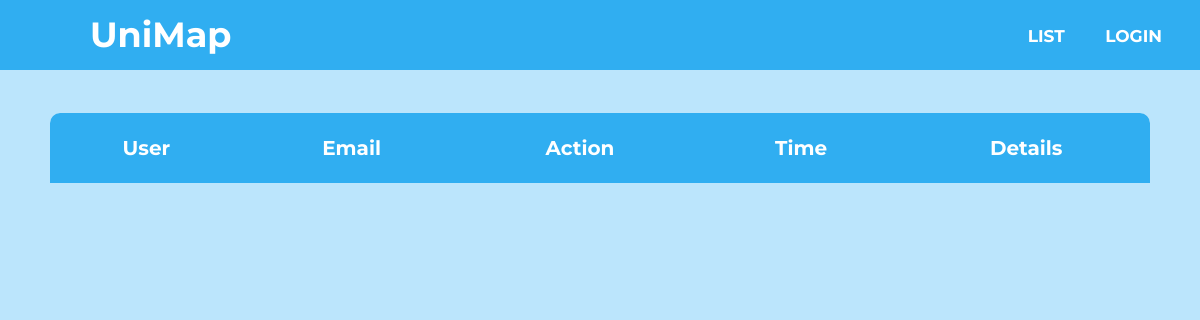
/logs/, run on an earlier commit of the app's database.
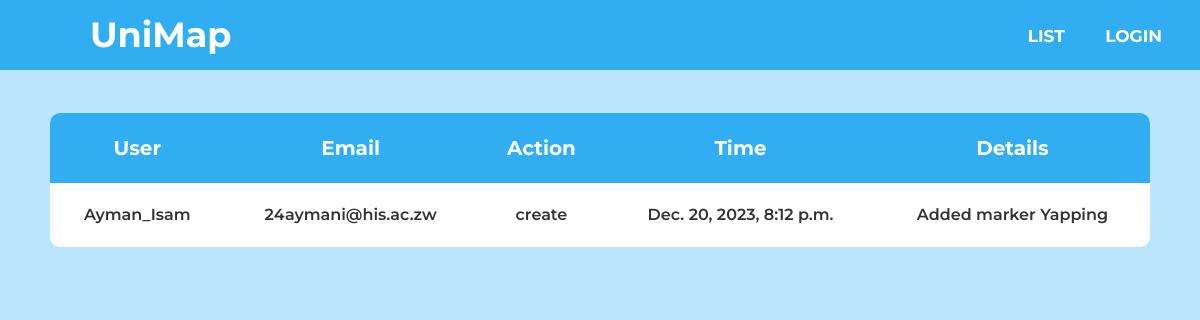
And on a later commit of the database.
### map/models.py (models this page shows)
class AuditLog(models.Model):
    user = models.ForeignKey(User, on_delete=models.CASCADE)
    action = models.CharField(max_length=6, blank=True, null=True)
    timestamp = models.DateTimeField(auto_now_add=True)
    details = models.TextField()
    class Meta:
        ordering = ['-timestamp']

### map/views.py (the view)
# urls.py: path('logs/', views.view_audit_logs, name='view_audit_logs'),
def view_audit_logs(request):
    logs = AuditLog.objects.all()
    return render(request, 'audit_logs.html', {'logs': logs})

### map/templates/audit_logs.html (shortened to what this page needs)
{% extends 'base.html' %}
{% load static %}
{% block head %}
<link rel="stylesheet" type="text/css" href="{% static 'css/modal.css' %}">
<link rel="stylesheet" type="text/css" href="{% static 'css/form.css' %}">
{% endblock %}
{% block content %}
<div class="table-wrapper" style="margin-top:10px; text-align:center">
    <table>
        <thead>
            <tr>
                <th>User</th>
                <th>Email</th>
                <th>Action</th>
                <th>Time</th>
                <th>Details</th>
            </tr>
        </thead>
        <tbody>
            {% for log in logs %}
            <tr>
                <td>{{ log.user.username }}</td>
                <td>{{ log.user.email }}</td>
                <td>{{ log.action }}</td>
                <td>{{ log.timestamp }}</td>
                <td>{{ log.details }}</td>
            </tr>
            {% endfor %}
        </tbody>
    </table>
</div>
{% endblock %}

What changed in the data, as far as the page shows it:
added AuditLog: user.username "Ayman_Isam", user.email "24aymani@his.ac.zw", action "create", timestamp "Dec. 20, 2023, 8:12 p.m.", details "Added marker Yapping"
